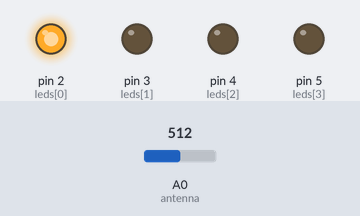
Bench run of a sketch on a simulated Arduino Uno, built with avr-gcc and run on an emulated ATmega328P. On the bench: output pins drawn as LEDs (lit = HIGH). The inputs (shaded band) are chosen by the test bench; at power-on: A0 (antenna) = 512.

Above: at 1.2 s.
1.3 s: A0 (antenna) set to 524
At 2.5 s:
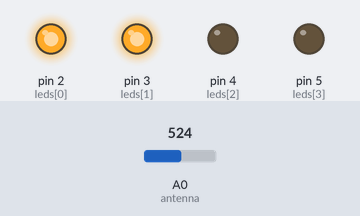
2.8 s: A0 (antenna) set to 758
4.3 s: A0 (antenna) set to 781
At 4.8 s:
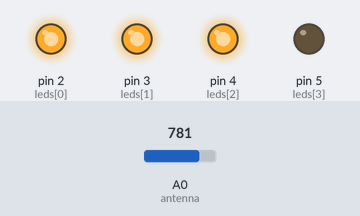
5.8 s: A0 (antenna) set to 941
7.3 s: A0 (antenna) set to 958
At 8.3 s:
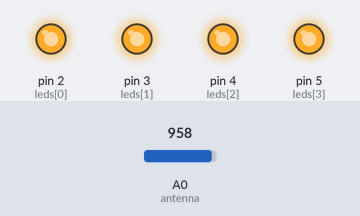
8.8 s: A0 (antenna) set to 900
At 9.4 s:
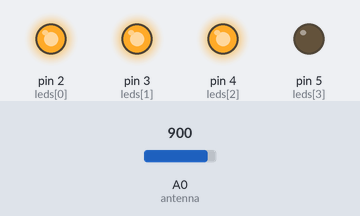
Timing chart, 0 to 11.3 s (numbered marks = the images above; inputs shaded):
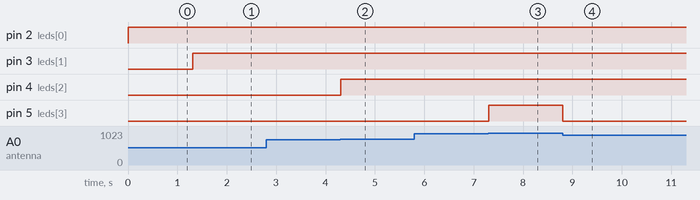

Measured:
- the behaviour switches between 512 and 513 on A0 (antenna) (found by bisection; images 0 and 1)
- the behaviour switches between 768 and 769 on A0 (antenna) (found by bisection; images 1 and 2)
- the behaviour switches between 950 and 951 on A0 (antenna) (found by bisection; images 2 and 3)
- after the input at 1.3 s, pin 3 (leds[1]): LOW → HIGH at once
- after the input at 2.8 s, every drawn part: stays the same
- after the input at 4.3 s, pin 4 (leds[2]): LOW → HIGH at once
- after the input at 5.8 s, every drawn part: stays the same
- after the input at 7.3 s, pin 5 (leds[3]): LOW → HIGH at once
- after the input at 8.8 s, pin 5 (leds[3]): HIGH → LOW at once

The sketch:

emi_sensor.ino
```cpp
/*
 * Arduino EMI Sensor
 * By Steven de Salas
 *
 * A simple sensor that detects electromagnetic inteference.
 * It works because Arduino analog pins are very sensitive when using
 * a 'floating ground' (ie when antenna is not connected to main ground).
 *
 * DIAGRAM:
 *
 * (Antenna)
 *  Y
 *  |    +--------+
 *  |    |*      *|9 --O-| (Red LED)
 *  |    |*      *|8 --O-| (Red LED)
 *  |    |*      *|7 --O-| (Yellow LED)
 *  |- A3|*      *|6 --O-| (Green LED)
 *       |*      *|      |
 *       |*      *|GND --|
 *       +--------+
 */

int antenna = A0;
int leds[] = { 2, 3, 4, 5 };
int thresholds[] = { 256, 512, 768, 950 };

void setup() {
  for (byte i = 0; i < 4; i++) {
    pinMode(leds[i], OUTPUT);
  }
  pinMode(antenna, INPUT);
}

void loop() {
  int emi = analogRead(antenna);
  for (byte i = 0; i < 4; i++) {
    digitalWrite(leds[i], emi > thresholds[i] ? 1 : 0);
  }
  delay(10);
}
```
